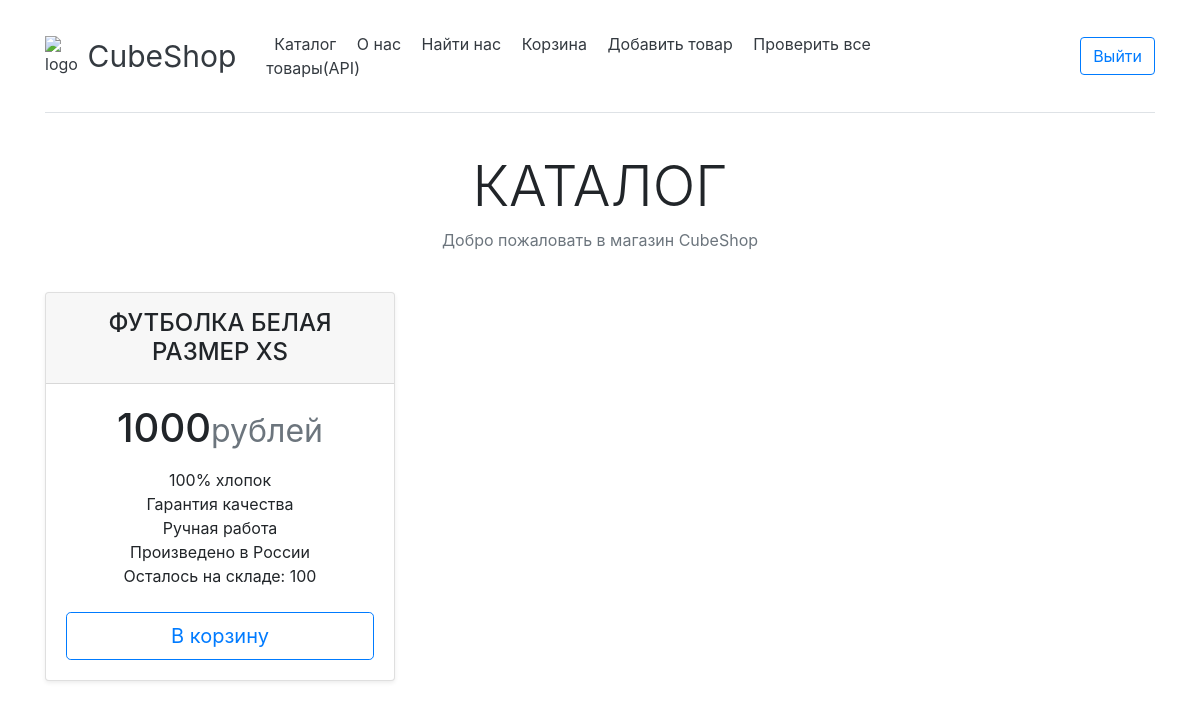
Before: / (signed in) with the older database file.
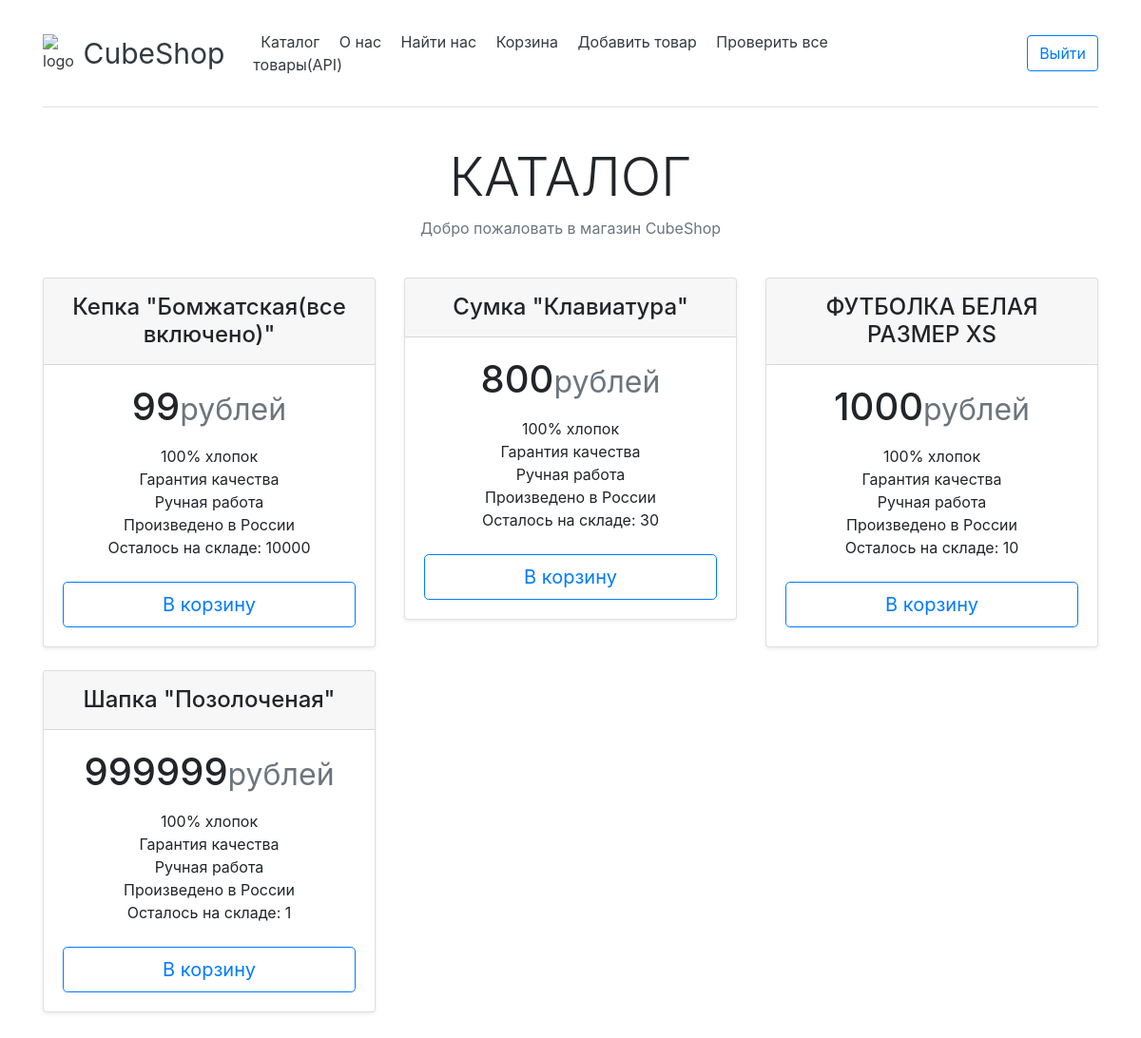
After: the same page with the newer database file.
### data/products.py (models this page shows)
class Items(SqlAlchemyBase, SerializerMixin):
    __tablename__ = 'item'
    id = sqlalchemy.Column(sqlalchemy.Integer,
                           primary_key=True, autoincrement=True)
    title = sqlalchemy.Column(sqlalchemy.String, nullable=True)
    price = sqlalchemy.Column(sqlalchemy.Integer, nullable=True)
    rest = sqlalchemy.Column(sqlalchemy.Integer, nullable=True)

### main.py (the view)
@app.route('/')
def home():
    items = Item.query.order_by(Item.price).all()
    return render_template('home.html', data=items)

### db_session.py (called while the page is built)
def create_session() -> Session:
    global __factory
    return __factory()

### main.py (called while the page is built)
@login_manager.user_loader
def load_user(user_id):
    db_sess = db_session.create_session()
    return db_sess.query(User).get(user_id)

### templates/home.html (shortened to what this page needs)
{% extends 'super.html' %}
{% block body %}
 <div class="pricing-header p-3 pb-md-4 mx-auto text-center">
    <h1 class="display-4 fw-normal">КАТАЛОГ</h1>
    <p class="fs-5 text-muted">Добро пожаловать в магазин CubeShop</p>
  </div>
    <div class="row row-cols-1 row-cols-md-3 mb-3 text-center">
      {% for i in data %}
      {% if i.rest > 0 %}
 <div class="col">
        <div class="card mb-4 rounded-3 shadow-sm">
          <div class="card-header py-3">
            <h4 class="my-0 fw-normal">{{ i.title }}</h4>
          </div>
          <div class="card-body">
            <h1 class="card-title pricing-card-title">{{ i.price }}<small class="text-muted fw-light">рублей</small></h1>
            <ul class="list-unstyled mt-3 mb-4">
              <li>100% хлопок</li>
              <li>Гарантия качества</li>
              <li>Ручная работа</li>
              <li>Произведено в России</li>
              <li>Осталось на складе: {{ i.rest }}</li>
            </ul>
            {% if current_user.is_authenticated %}
            <a href="/shopping_add/{{ i.id }}" class="w-100 btn btn-lg btn-outline-primary">В корзину</a>
            {% endif %}
          </div>
        </div>
</div>
       {% endif %}
      {% endfor %}
</div>
{% endblock %}

Changed rows visible on the page:
added Items: title "Кепка \"Бомжатская(все включено)\"", price "99", rest "10000"
added Items: title "Сумка \"Клавиатура\"", price "800", rest "30"
changed Items "ФУТБОЛКА БЕЛАЯ РАЗМЕР XS": rest "100" → "10"
added Items: title "Шапка \"Позолоченая\"", price "999999", rest "1"
